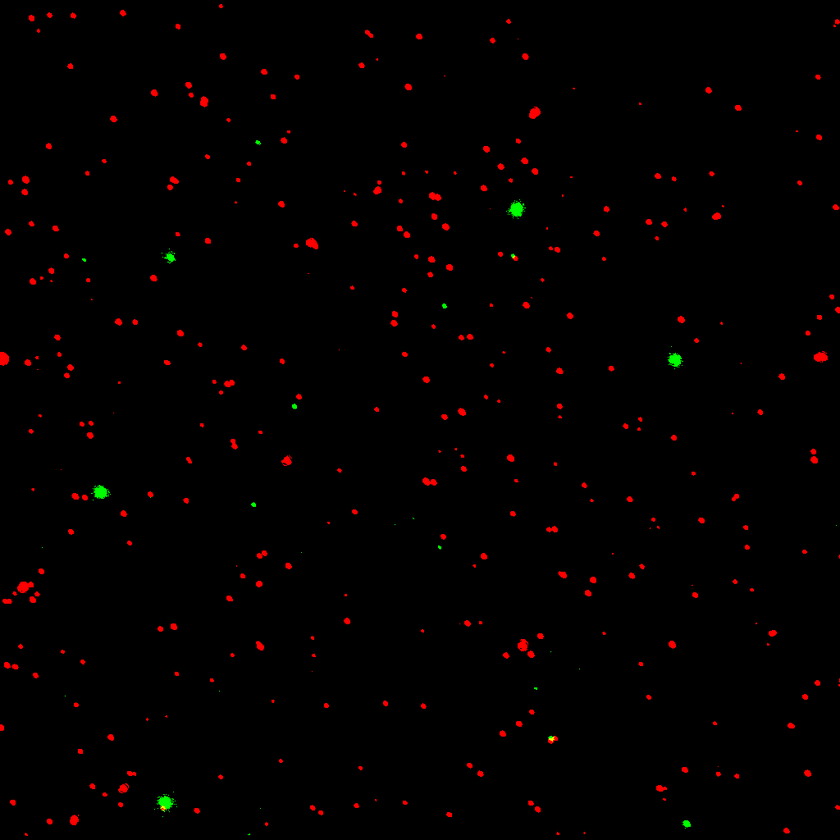
#> input picture labspots/012617_2p3_a_1_composite.tif (RGB).tif, 840 x 840 px, shrunk from 1024 x 1024 before the run
$ python -i colorpick.py   (imports and definitions only)   (older library calls are emulated)
#> lines starting #> are read from the running program, lines starting #| are printed output that depends on the picture; after the words box and inside, x2 and y2 are one past the last pixel; in counts of white or black regions, pixels touching at a corner belong together
import numpy as np
import argparse
import cv2
import os, sys

#from globalspot import *
import globalspot

def contourFilter(imagefile):
    # [6 lines of commented-out code are left out]
    image = cv2.imread(imagefile)
    orig = image.copy()

    #
    cv2.imshow('orig', orig)


    hsv = cv2.cvtColor(orig, cv2.COLOR_BGR2HSV)

    #
    cv2.imshow('hsv', hsv)


    lower_yellow = np.array([20, 100, 100])
    upper_yellow = np.array([40, 255, 255])

    mask = cv2.inRange(hsv, lower_yellow, upper_yellow)

    #
    cv2.imshow('mask', mask)


    # yellow = np.uint8([[[0, 255, 255]]])
    # hsv_yellow = cv2.cvtColor(yellow,cv2.COLOR_BGR2HSV)
    # print(hsv_yellow)

    res = cv2.bitwise_and(orig, orig, mask= mask)

    #
    cv2.imshow('res', res)


    im2, contours, hierarchy = cv2.findContours(mask.copy(), cv2.RETR_LIST, cv2.CHAIN_APPROX_SIMPLE)
    # contours = sorted(contours, key = cv2.contourArea, reverse = True[:10]

    # cv2.waitKey(0)

    return contours


def contourCount(contours):
    i = 0;

    for c in contours:
        i += 1

    return i


def computeContours(imagefile):
    a = contourFilter(imagefile)
#> in contourFilter, image is the input picture: shape (840, 840, 3); mean B, G, R 0, 0.3, 2.9
#> in contourFilter, `hsv = cv2.cvtColor(orig, cv2.COLOR_BGR2HSV)`: hsv: shape (840, 840, 3); mean H, S, V 0.2, 7.5, 3.3
#> in contourFilter, `mask = cv2.inRange(hsv, lower_yellow, upper_yellow)`:
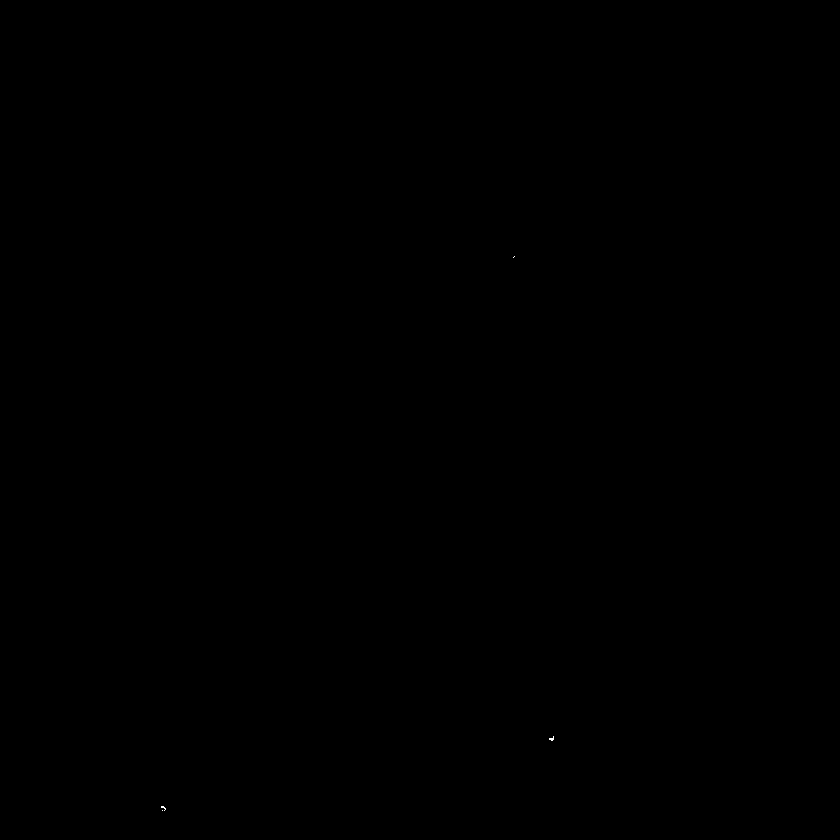
#> mask: shape (840, 840); 0% white in thin lines or dots, all inside (x1, y1, x2, y2) = (161, 256, 554, 811)
#> in contourFilter, `im2, contours, hierarchy = cv2.findContours(mask.copy(), cv2.RETR_LIST..`: contours = 4 contours, all with area under 20
#> a = 4 contours, all with area under 20
    b = contourCount(a)
#> the loop in contourCount, `for c in contours:` made 4 passes
#> c on passes 1, 4: [[162, 810]], [[514, 256], [513, 257]]
#> after the loop in contourCount, `for c in contours:`: i = 4
#> b = 4
    print("Spots in this image: " + str(b))
#| Spots in this image: 4
#> (the run stopped early here; a loop or call above may not have finished)
